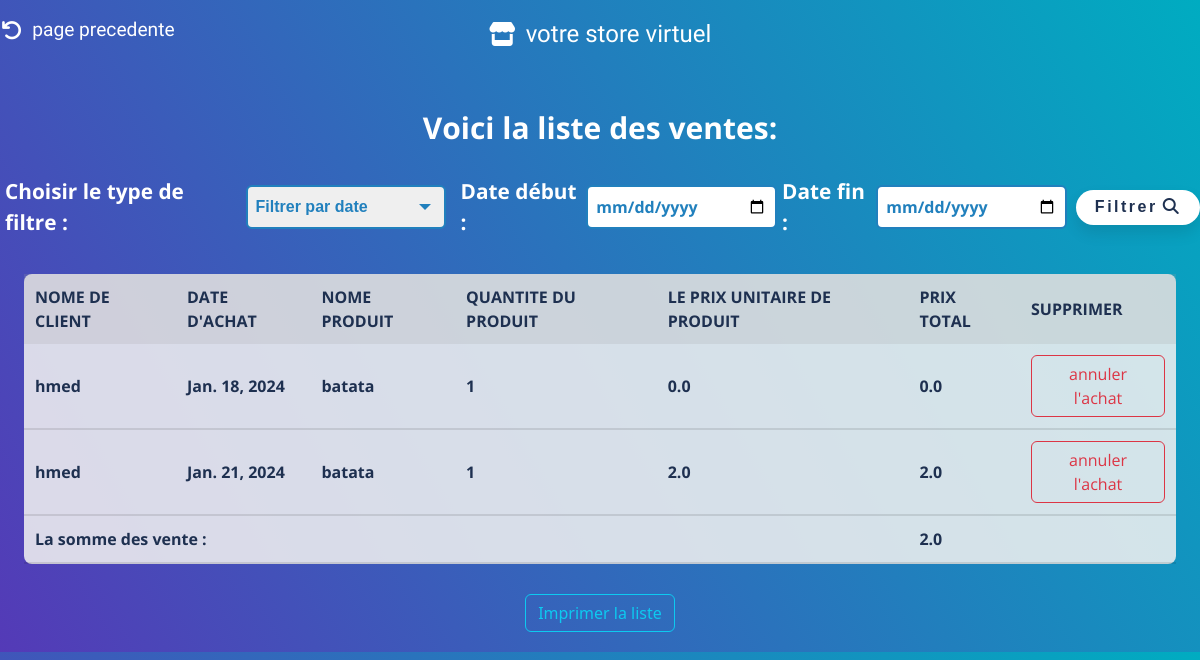
/list_vente/, run on the app's committed database.
### magasinier/models.py (models this page shows)
class Achats_client(models.Model):
     Date_achat = models.DateField(default=datetime.now)
     Client = models.ForeignKey(Client, on_delete = models.CASCADE)
     Produit = models.ForeignKey(Produit, on_delete=models.CASCADE)
     qte = models.IntegerField(default=1)
     prix_unitaire= models.FloatField(max_length=10, default=0)
     somme_paye =models.FloatField(max_length=10, default=0)
     @property
     def cout(self):
        return self.prix_unitaire * self.qte

class Client(models.Model):
    nomCl = models.CharField(max_length=50,unique=True)
    prenomCl = models.CharField(max_length=50)
    adrCl = models.CharField(max_length=50)
    telephone = models.BigIntegerField()
    credit = models.FloatField(max_length=10, default=0)
    somme_paye= models.FloatField(max_length=10, default=0)
    def __str__(self):
        return self.nomCl

class Produit(models.Model):
    nomP = models.CharField(max_length=50, default = 'Produit')
    designation = models.CharField(max_length=100, null=True)
    qte = models.IntegerField(default=0)
    prix_unitaire = models.FloatField(max_length=10, default=0)
    prix_total = models.FloatField(max_length=10, default=0)
    def __str__(self):
        return self.nomP

### magasinier/views.py (the view, shortened to what this page needs)
# urls.py: path('list_vente/', views.list_vente, name='list_vente'),
def list_vente(request):
    filter_type = request.GET.get('filter_type')
    cherch = request.GET.get('chercher')
    ventes = Achats_client.objects.all()
    if filter_type == 'client' and cherch:
        ventes = ventes.filter(Client__nomCl__startswith=cherch)
    if filter_type == 'produit' and cherch:
        ventes = ventes.filter(Produit__nomP__startswith=cherch)
    total_cout = sum(vente.cout for vente in ventes)
    return render(request, "list_vente.html", {"ventes": ventes, "total_cout": total_cout})

### magasinier/templates/list_vente.html (shortened to what this page needs)
{% load static %}
<!DOCTYPE html>
<html lang="en">
<head>
    <link rel="stylesheet" type="text/css" href="{% static 'css/bootstrap.min.css' %}">
    <link rel="stylesheet" href="{% static 'css/styleModal.css' %}">
    <link href="{% static 'fontawesomefree/css/all.min.css' %}" rel="stylesheet" type="text/css">
    <link
      rel="stylesheet"
      href="{% static 'css/list.css' %}"
      type="text/css"
    />
</head>
<body>
  <a href="{% url 'gerer_client' %}" style="all: unset"><div class="logo"  onmouseover="document.querySelector('.fa-arrow-rotate-left').style.color='rgba(255, 255, 255, 0.39)';
    this.style.color='rgba(255, 255, 255, 0.39)';"onmouseout="document.querySelector('.fa-arrow-rotate-left').style.color='rgb(255, 255, 255)';
    this.style.color='rgb(255, 255, 255)'; " style=" position: absolute;
        top: 0;
        left: 0;
        cursor: pointer;
        text-wrap: nowrap;
        display: flex;
        align-items: center;
        justify-content: center;
        padding: 6px;
        font-family: 'Bubblegum Sans', sans-serif;
        color: rgb(255, 255, 255);
        font-size: 1.2rem;
        background-color: transparent;
        border-radius: 30px;
        transition: 0.2s;
        font-weight: 100;
        margin-left: 28px;
        width: 10%;
        margin-top: 10px;"><i class="fa-solid fa-arrow-rotate-left" style="font-size: 1.3rem;color: white; margin-right: 10px;"></i>page precedente</div></a>
    <a href="{% url 'magazinier' %}" style="all: unset"><div class="logo"  onmouseover="this.style.backgroundColor='rgba(255, 255, 255, 0.39)';"onmouseout="this.style.backgroundColor='transparent'; " style=" position: absolute;
        top: 0;
        left: 50%;
        transform: translateX(-50%);
        cursor: pointer;
        text-wrap: nowrap;
        display: flex;
        align-items: center;
        justify-content: center;
        padding: 6px;
        font-family: 'Bubblegum Sans', sans-serif;
        color: rgb(255, 255, 255);
        font-size: 1.5rem;
        font-weight: 100;
        background-color: transparent;
        border-radius: 30px;
        transition: 0.8s;
        width: 20%;
        margin-top: 10px;"><i class="fa-solid fa-store" style="font-size: 1.5rem;color: white; margin-right: 10px;"></i>votre store virtuel</div></a>
    <h4>Voici la liste des ventes:</h4>
    <form method="GET" action="{% url 'list_vente' %}">
        <label for="filter_type">Choisir le type de filtre :</label>
        <div class="custom-select">
          <select id="filter_type" name="filter_type" onchange="updateInputType()">
            <option value="date">Filtrer par date</option>
          </select>
        </div>
        <div id="dateFilters" style="justify-content: center;align-items: center;margin-left:10px ;display:none;">
          <label for="date_debut">Date début :</label>
          <input type="date" id="date_debut" name="date_debut">
          <label for="date_fin">Date fin :</label>
          <input type="date" id="date_fin" name="date_fin">
      </div>
        <button type="submit">Filtrer<i class="fa-solid fa-magnifying-glass"></i></button>
      </form>
    <table >
        <tr class="table-info">
            <th>Nome de client</th>
            <th>Date d'achat</th>
            <th>nome produit</th>
            <th>quantite du produit</th>
            <th>le prix unitaire de produit</th>
            <th>prix total</th>
            <th>Supprimer</th>
        </tr>
         {% for v in ventes %}
         <tr>
         <td> {{v.Client}} </td>
         <td> {{v.Date_achat}} </td>
         <td>{{v.Produit}}</td>
         <td> {{v.qte}} </td>
         <td>{{v.prix_unitaire}}</td>
         <td> {{v.cout}} </td>
         <td><a href="#" class="btn btn-outline-danger"  onclick="confirmDelete('{{ v.id }}')">annuler l'achat</a></td>
         </tr>
         {% endfor%}
         <tr>
            <td colspan="5">La somme des vente :</td>
            <td>{{ total_cout }}</td>
            <td colspan="2"></td>
        </tr>
    </table>
        <a href="#" type="button" onclick="printProducts()" class="btn btn-outline-info" style="margin: 20px;">Imprimer la liste</a>
</body>
</html>

### magasinier/static/css/list.css (style rules this page uses)
* { margin: 0; padding: 0; color: #fff; font-family: 'Open Sans', sans-serif; font-weight: bold; }
body { background: linear-gradient(60deg, rgba(84,58,183,1) 0%, rgba(0,172,193,1) 100%); display: flex; align-items: center; justify-content: center; flex-direction: column; }
h4 { margin: 30px;margin-top: 110px; font-size: 30px;font-weight: bold; }
form { display: flex; align-items: center; justify-content: center; font-family: Arial, sans-serif; }
.custom-select { position: relative; display: inline-block; font-family: Arial, sans-serif; }
.custom-select select { appearance: none; cursor: pointer; padding: 8px; font-size: 16px; border: 2px solid #2180BD; border-radius: 6px; color: #2180BD; transition: border-color 0.3s ease; width: 200px; }
option { color: #2180BD; }
form label { display: block; margin-left: 5px; margin-right: 5px; font-weight: bold; font-size: 1.3rem; color: #ffffff; }
form input[type="text"], form input[type="date"], form input[type="day"], form input[type="month"], form input[type="year"] { padding: 8px; font-size: 16px; border: 2px solid #2180BD; border-radius: 6px; color: #2180BD; transition: border-color 0.3s ease; width: 200px; }
form button[type="submit"] { margin-left: 9px; width: 130px; height: 35px; font-weight: bold; letter-spacing: 2.5px; color: rgb(30,48,80); background-color: #fff; border: none; border-radius: 25px; box-shadow: 0px 8px 15px rgba(0, 0, 0, 0.1); transition: all 0.3s ease 0s; cursor: pointer; outline: none; }
form button[type="submit"] i { color: rgb(30,48,80); margin-left: 5px; }
table { margin-bottom: 10px; width: 96%; background-color: rgba(240, 240, 240, 0.87); margin-top: 20px; border-collapse: collapse; border-radius: 8px; }
th, td { padding: 11px; text-align: left; font-weight: bold; font-size: 16px; color: rgb(30,48,80); }
th { background-color: rgba(159, 159, 159, 0.2); text-transform: uppercase; }
td { border-bottom: solid 2px rgba(5, 5, 5, 0.1); }

### data on the page
Achats_client: Client "hmed", Date_achat "Jan. 18, 2024", Produit "batata", qte "1", prix_unitaire "0.0", cout "0.0"
Achats_client: Client "hmed", Date_achat "Jan. 21, 2024", Produit "batata", qte "1", prix_unitaire "2.0", cout "2.0"

### other printed values
{{ total_cout }} "2.0"
